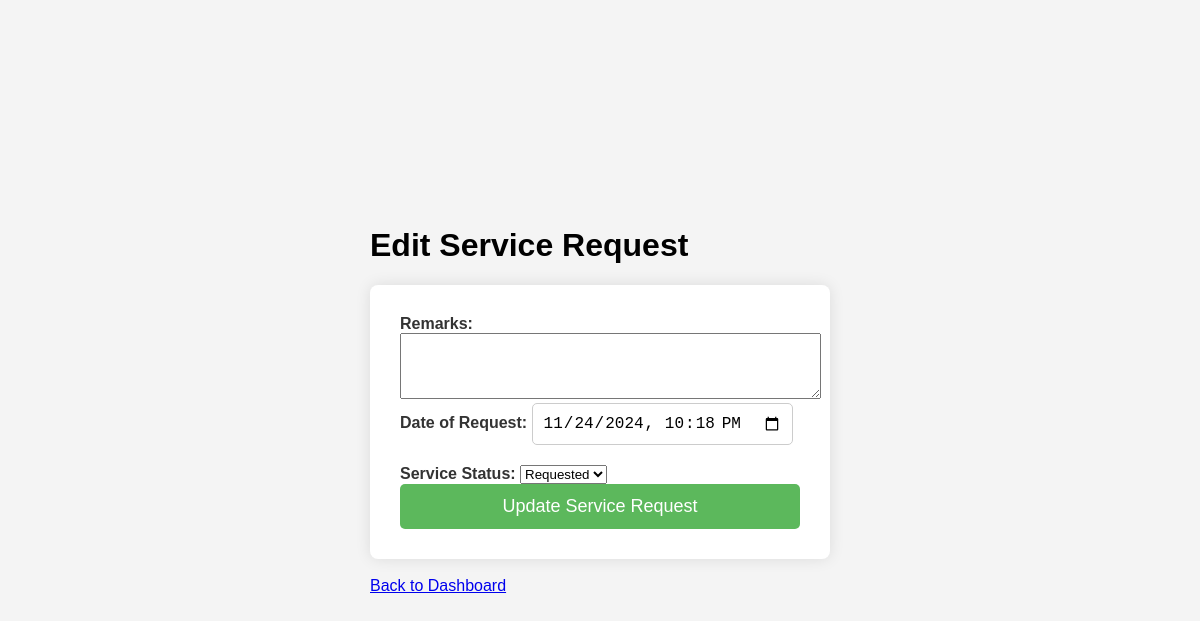
The page /customer/service/edit/3 on the database as committed earlier.
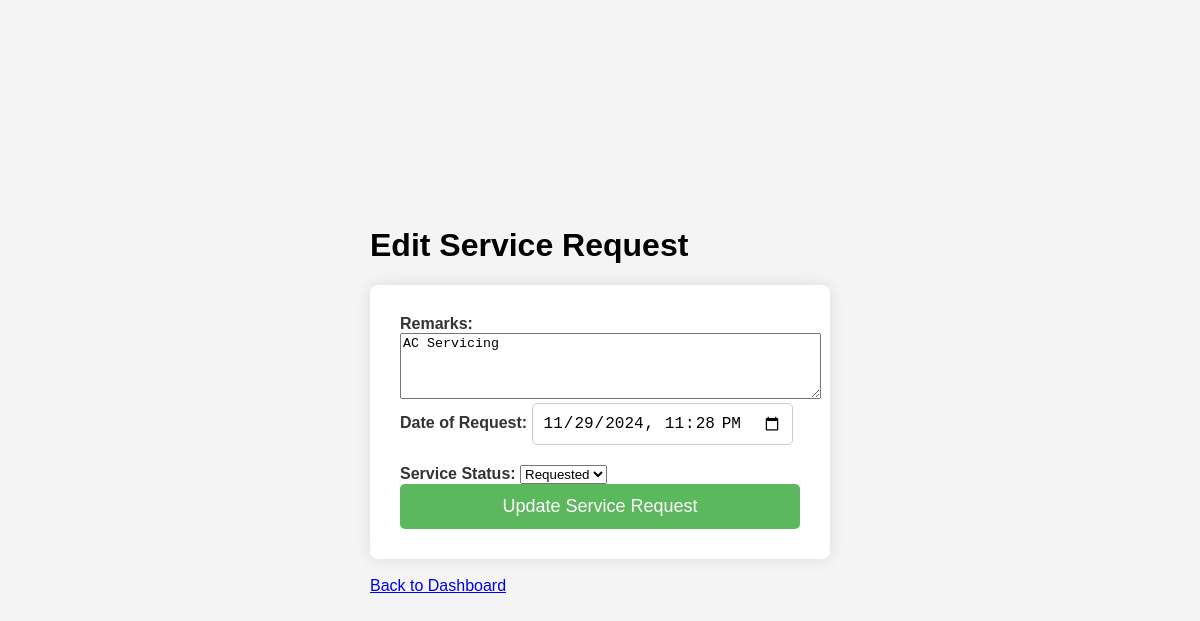
The same page on the database as committed later.
### model/model.py (models this page shows)
class ServiceRequest(db.Model):
    id = db.Column(db.Integer, primary_key=True, autoincrement=True)
    service_id = db.Column(db.Integer, db.ForeignKey("service.id"), nullable=False)
    customer_id = db.Column(db.Integer, db.ForeignKey("customer.id"), nullable=False)
    professional_id = db.Column(db.Integer, db.ForeignKey("service_professional.id"), nullable=True)
    date_of_request = db.Column(db.DateTime, nullable=False)
    date_of_completion = db.Column(db.DateTime, nullable=True)
    service_status = db.Column(db.String(50), default="requested", nullable=False)
    remarks = db.Column(db.Text, nullable=True)

### app.py (the view, shortened to what this page needs)
@app.route("/customer/service/edit/<int:request_id>", methods=["GET", "POST"])
def edit_service_request(request_id):
    service_request = ServiceRequest.query.get(request_id)
    if not service_request:
        flash("Service request not found.")
        return redirect(url_for("customer_dashboard"))
    return render_template("edit_service_request.html", service_request=service_request)

### Templates/edit_service_request.html (shortened to what this page needs)
<!DOCTYPE html>
<html lang="en">
<head>
    <link rel="stylesheet" href="{{ url_for('static', filename='edit_service.css') }}">
</head>
<body>
    <div class="container">
        <h1>Edit Service Request</h1>
        <form method="POST" action="{{ url_for('edit_service_request', request_id=service_request.id) }}">
            <div class="form-group">
                <label for="remarks">Remarks:</label>
                <textarea name="remarks" id="remarks" rows="4" cols="50" required>{{ service_request.remarks }}</textarea>
            </div>
            <div class="form-group">
                <label for="date_of_request">Date of Request:</label>
                <input type="datetime-local" name="date_of_request" id="date_of_request" value="{{ service_request.date_of_request.strftime('%Y-%m-%dT%H:%M') }}" required>
            </div>
            <div class="form-group">
                <label for="service_status">Service Status:</label>
                <select name="service_status" id="service_status">
                    <option value="requested" {% if service_request.service_status == 'requested' %}selected{% endif %}>Requested</option>
                </select>
            </div>
            <button type="submit">Update Service Request</button>
        </form>
        <br>
        <a href="{{ url_for('customer_dashboard') }}">Back to Dashboard</a>
    </div>
</body>
</html>

Rows that differ between the two databases and show on the page:
changed ServiceRequest: remarks (not shown) → "AC Servicing"; date_of_request "11/24/2024 22:18" → "11/29/2024 23:28"
